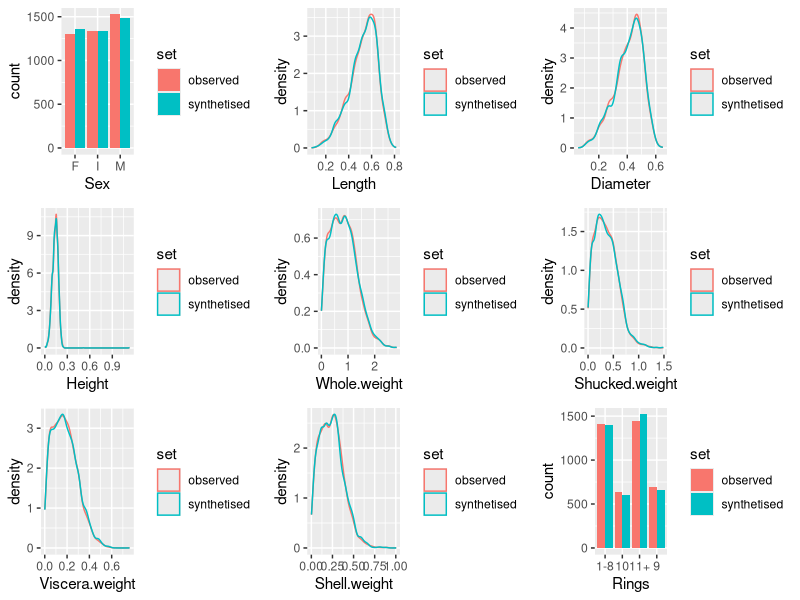
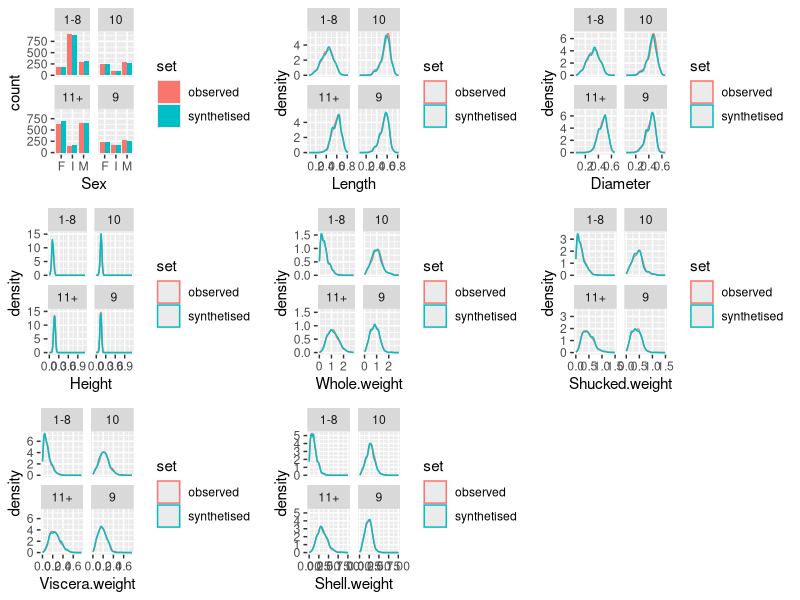

The R source for these figures, in order:
# Classification Tree with rpart
library(ggplot2)
library(ggpubr)

df <- read.csv("categorized_abalone.data", 
               header = TRUE,
               sep = ",")

sds <- read.csv("categorized_abalone_syn.data", 
                header = TRUE,
                sep = ",")

df$set = rep("observed", nrow(df))
sds$set = rep("synthetised", nrow(sds))
all = rbind(df, sds)

p1 <- ggplot(all, aes(x=Sex, fill=set)) +
  geom_histogram(binwidth=.5, position="dodge", stat="count")
p2 <- ggplot(all, aes(x=Length, colour=set)) +
  geom_density()
p3 <- ggplot(all, aes(x=Diameter, colour=set)) +
  geom_density()
p4 <- ggplot(all, aes(x=Height, colour=set)) +
  geom_density()
p5 <- ggplot(all, aes(x=Whole.weight, colour=set)) +
  geom_density()
p6 <- ggplot(all, aes(x=Shucked.weight, colour=set)) +
  geom_density()
p7 <- ggplot(all, aes(x=Viscera.weight, colour=set)) +
  geom_density()
p8 <- ggplot(all, aes(x=Shell.weight, colour=set)) +
  geom_density()
p9 <- ggplot(all, aes(x=Rings, fill=set)) +
  geom_histogram(binwidth=.5, position="dodge", stat="count")
ggarrange(p1, p2, p3, p4, p5, p6, p7, p8, p9)

readline("Press <return to continue")

p1 <- ggplot(all, aes(x=Sex, fill=set)) +
  geom_histogram(binwidth=.5, position="dodge", stat="count") + 
  facet_wrap(~Rings)
p2 <- ggplot(all, aes(x=Length, colour=set)) +
  geom_density() + 
  facet_wrap(~Rings)
p3 <- ggplot(all, aes(x=Diameter, colour=set)) +
  geom_density() + 
  facet_wrap(~Rings)
p4 <- ggplot(all, aes(x=Height, colour=set)) +
  geom_density() + 
  facet_wrap(~Rings)
p5 <- ggplot(all, aes(x=Whole.weight, colour=set)) +
  geom_density() + 
  facet_wrap(~Rings)
p6 <- ggplot(all, aes(x=Shucked.weight, colour=set)) +
  geom_density() + 
  facet_wrap(~Rings)
p7 <- ggplot(all, aes(x=Viscera.weight, colour=set)) +
  geom_density() + 
  facet_wrap(~Rings)
p8 <- ggplot(all, aes(x=Shell.weight, colour=set)) +
  geom_density() + 
  facet_wrap(~Rings)
ggarrange(p1, p2, p3, p4, p5, p6, p7, p8)




